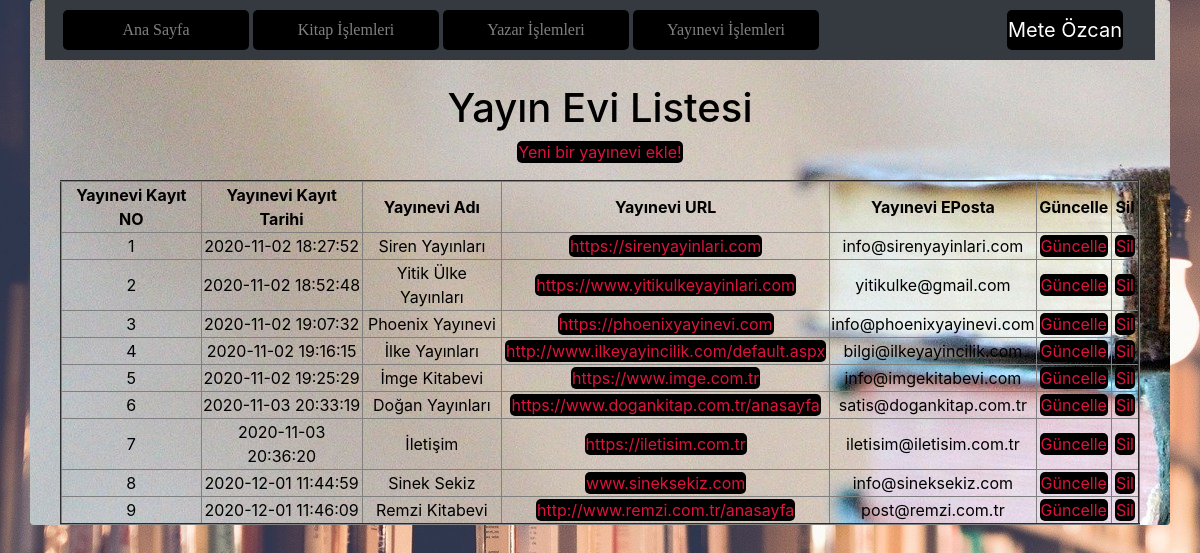
The page /yayinevi.php on the database its author committed.
### tables this page shows
CREATE TABLE `yayinevi` (
  `YayinEviKayitNo` smallint(6) NOT NULL COMMENT 'Yayın Evi Kayıt No',
  `YayinEviKayitTarihi` timestamp NOT NULL DEFAULT current_timestamp() COMMENT 'Yayın Evinin Veri Tabanına Kayıt Edildiği Tarih',
  `YayinEviAdi` varchar(50) NOT NULL COMMENT 'Yayın Evi Adı',
  `YayinEviURL` varchar(100) NOT NULL COMMENT 'Yayın Evinin URL''si',
  `YayinEviEPosta` varchar(100) NOT NULL COMMENT 'Yayın Evi E-postası'
);

### yayinevi.php (the view, shortened to what this page needs)
<?php
require_once("baglanti.php");
$sorgu = mysqli_query($baglanti, "SELECT * FROM yayinevi");
?>
<!DOCTYPE html>
<html lang="tr"><head><meta http-equiv="Content-Type" content="text/html; charset=UTF-8">
<link href="bootstrap.min.css" rel="stylesheet">
<link href="bs1.css" rel="stylesheet">
    <link href="./katalog_files/navbar-top.css" rel="stylesheet">
  </head>
  <body>
      <div id="divone" class="container rounded">
    <nav class="navbar navbar-expand-md navbar-dark bg-dark mb-4">
  <div class="collapse navbar-collapse" id="navbarCollapse">
    <ul class="navbar-nav mr-auto">
      <li class="nav-item">
        <a class="nav-link" href="index.php">Ana Sayfa </a>
      </li>
      <li class="nav-item">
        <a class="nav-link" href="kitap.php">Kitap İşlemleri</a>
      </li>
      <li class="nav-item">
        <a class="nav-link" href="yazar.php">Yazar İşlemleri</a>
      </li>
      <li class="nav-item">
        <a class="nav-link" href="yayinevi.php">Yayınevi İşlemleri</a>
      </li>
    </ul>
    <form class="form-inline mt-2 mt-md-0">
        <a class="navbar-brand" href="https://www.instagram.com/meteeozcan/?hl=tr">Mete Özcan</a>
    </form>
  </div>
</nav>
<main role="main" class="container">
   <h1>Yayın Evi Listesi</h1>
        <p><a href="yayinevi_ekle.php">Yeni bir yayınevi ekle!</a></p>
        <?php
            echo("<table border=2>");
                echo("<tr>");
                    echo("<td><b>Yayınevi Kayıt NO</b></td>");
                    echo("<td><b>Yayınevi Kayıt Tarihi</b></td>");
                    echo("<td><b>Yayınevi Adı</b></td>");
                    echo("<td><b>Yayınevi URL</b></td>");
                    echo("<td><b>Yayınevi EPosta</b></td>");
                    echo("<td><b>Güncelle</b></td>");
                    echo("<td><b>Sil</b></td>");
                echo("</tr>");
            while($satir = mysqli_fetch_assoc($sorgu)){
                echo("<tr>");
                echo("<td>".$satir["YayinEviKayitNo"]."</td>");
                echo("<td>".$satir["YayinEviKayitTarihi"]."</td>");
                echo("<td>".$satir["YayinEviAdi"]."</td>");
                echo("<td><a href=".$satir['YayinEviURL'].">".$satir["YayinEviURL"]."</a></td>");
                echo("<td>".$satir["YayinEviEPosta"]."</td>");
                echo("<td><a href='yayineviguncellenecek.php?YayinEviKayitNo=".$satir["YayinEviKayitNo"]."'>Güncelle</a></td>");
                echo("<td><a href='yayinevisil.php?YayinEviKayitNo=".$satir["YayinEviKayitNo"]."'>Sil</a></td>");
                echo("</tr>");
            }
            echo("</table>");
        ?>
</main>
      </div>
</body></html>

### bs1.css (style rules this page uses)
body { background-image: url(resim.jpg); }
#divone { background-image: url(resim3.jpg); color: black; margin-bottom: 10px; text-align: center; }
.nav-item { width: 190px; }
.nav-item a { color: wheat; font-family: cursive; transition-duration: 0.4s; }
a { color: crimson; text-decoration-line: none; background-color: black; border-radius: 5px; margin: 2px; padding: 1px; }

### navbar-top.css (style rules this page uses)
body { min-height: 75rem; }

### rows shown on the page
yayinevi: YayinEviKayitNo "1", YayinEviKayitTarihi "2020-11-02 18:27:52", YayinEviAdi "Siren Yayınları", YayinEviURL "https://sirenyayinlari.com", YayinEviEPosta "info@sirenyayinlari.com"
yayinevi: YayinEviKayitNo "2", YayinEviKayitTarihi "2020-11-02 18:52:48", YayinEviAdi "Yitik Ülke Yayınları", YayinEviURL "https://www.yitikulkeyayinlari.com", YayinEviEPosta "yitikulke@gmail.com"
yayinevi: YayinEviKayitNo "3", YayinEviKayitTarihi "2020-11-02 19:07:32", YayinEviAdi "Phoenix Yayınevi", YayinEviURL "https://phoenixyayinevi.com", YayinEviEPosta "info@phoenixyayinevi.com"
yayinevi: YayinEviKayitNo "4", YayinEviKayitTarihi "2020-11-02 19:16:15", YayinEviAdi "İlke Yayınları", YayinEviURL "http://www.ilkeyayincilik.com/default.aspx", YayinEviEPosta "bilgi@ilkeyayincilik.com"
yayinevi: YayinEviKayitNo "5", YayinEviKayitTarihi "2020-11-02 19:25:29", YayinEviAdi "İmge Kitabevi", YayinEviURL "https://www.imge.com.tr", YayinEviEPosta "info@imgekitabevi.com"
yayinevi: YayinEviKayitNo "6", YayinEviKayitTarihi "2020-11-03 20:33:19", YayinEviAdi "Doğan Yayınları", YayinEviURL "https://www.dogankitap.com.tr/anasayfa", YayinEviEPosta "satis@dogankitap.com.tr"
yayinevi: YayinEviKayitNo "7", YayinEviKayitTarihi "2020-11-03 20:36:20", YayinEviAdi "İletişim", YayinEviURL "https://iletisim.com.tr", YayinEviEPosta "iletisim@iletisim.com.tr"
yayinevi: YayinEviKayitNo "8", YayinEviKayitTarihi "2020-12-01 11:44:59", YayinEviAdi "Sinek Sekiz", YayinEviURL "www.sineksekiz.com", YayinEviEPosta "info@sineksekiz.com"
yayinevi: YayinEviKayitNo "9", YayinEviKayitTarihi "2020-12-01 11:46:09", YayinEviAdi "Remzi Kitabevi", YayinEviURL "http://www.remzi.com.tr/anasayfa", YayinEviEPosta "post@remzi.com.tr"
